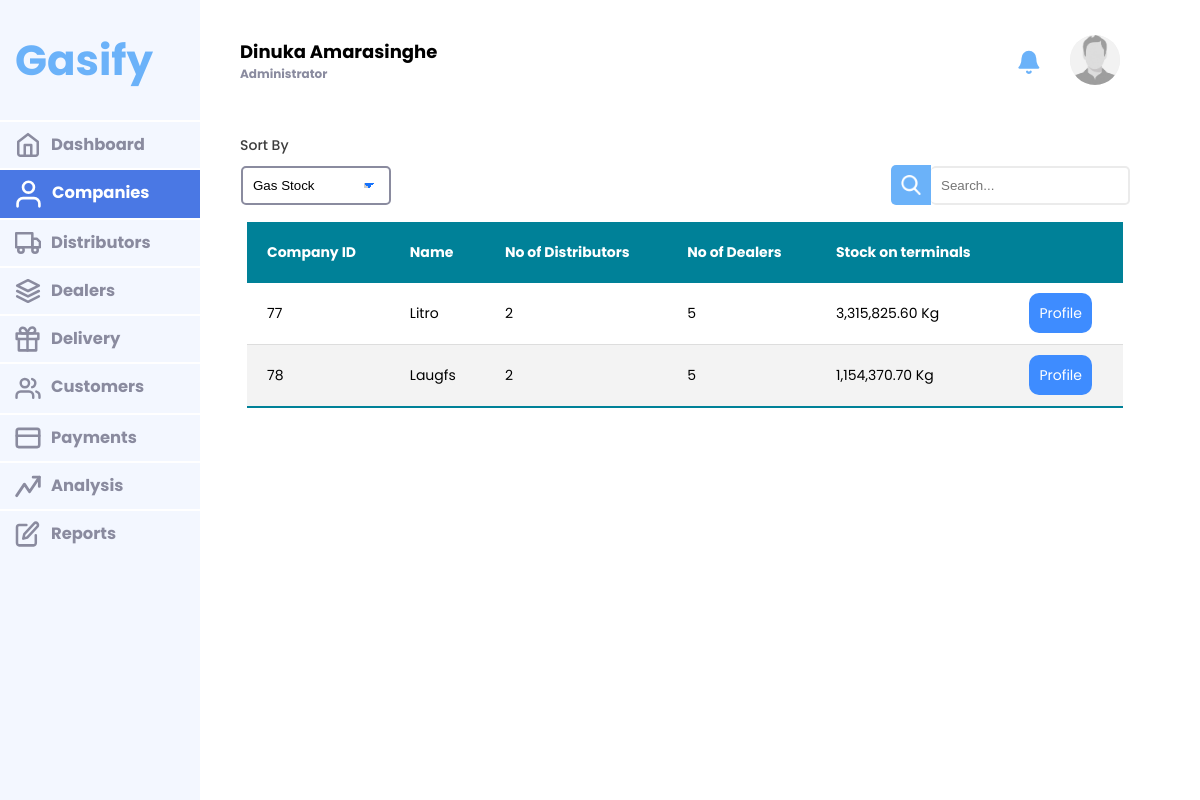
Screenshot of /users/companies (signed in) with the database file from the repository.
### tables this page shows
CREATE TABLE `company` (
  `company_id` int(11) NOT NULL,
  `name` varchar(255) NOT NULL,
  `city` varchar(255) NOT NULL,
  `street` varchar(255) NOT NULL,
  `logo` varchar(255) DEFAULT 'defaultprofile.png'
);

### app/controllers/Users.php (called while the page is built, shortened)
<?php
class Users extends Controller{
    function companies(){
        if(isset($_POST['option'])){
            $option = $_POST['option'];
        }else{
            $option = "stock";
        }
        $data = $this->model("Admin")->companies($option);
        $this->view('admin/companies', $data);
    }
}

### app/core/App.php (called while the page is built, shortened)
<?php
    class App{
        protected $method = 'index';
        public function __construct(){
            $url =$this->getURL();
            if(isset($url[0])){
                if(file_exists('../app/controllers/'.ucwords($url[0]).'.php')){
                    unset($url[0]);
                }
            }
            $this->controller = new $this->controller;
            if(isset($url[1])){
                if(method_exists($this->controller,$url[1])){
                    $this->method = $url[1];
                    unset($url[1]);
                }
            }
            $this->params = $url ? array_values($url) : [];
            return call_user_func_array([$this->controller,$this->method], $this->params);
        }
        private function getURL(){
            if(isset($_GET['url'])){
                $url = rtrim($_GET['url'],'/');
                $url = filter_var($url, FILTER_SANITIZE_URL);
                $url = explode('/',$url);
                return $url;
            }
        }
    }
?>

### public/index.php (called while the page is built, shortened)
<?php
    $app = new App();
?>

### app/core/DataBase.php (called while the page is built, shortened)
<?php
class Database
{
    public $mysqli;
    private function dbConnect()
    {
        $this->mysqli = new mysqli(DB_HOST, DB_USER, DB_PASSWORD, DB_NAME);
        return $this->mysqli;
    }
    public function Query($sql)
    {
        $result = $this->mysqli->query($sql);
        return $result;
    }
}

### app/models/Admin.php (called while the page is built, shortened)
<?php
class Admin extends Model
{
    public function companies($option){
        $data['option'] = $option;
        if($option == 'stock'){ $option = 'quantity'; }
        elseif($option == 'distributor'){$option = 'distributor_count'; }
        elseif($option == 'dealer'){$option = 'dealer_count'; }
        $sql = "SELECT c.company_id as user_id,
        c.name as name,
        COUNT(DISTINCT(di.distributor_id)) as distributor_count,
        COUNT(DISTINCT(d.dealer_id)) as dealer_count,
        p.quantity as quantity
        FROM company c LEFT JOIN
        (SELECT company_id,SUM(quantity*weight) as quantity FROM product GROUP BY company_id)
         p ON c.company_id = p.company_id
        LEFT JOIN distributor di ON di.company_id = c.company_id
        LEFT JOIN dealer d ON d.company_id = c.company_id
        GROUP BY c.company_id ORDER BY $option DESC";
        $data['companies'] = $this->Query($sql);
        return $data;
    }
}

### app/views/admin/companies.php (the view, shortened to what this page needs)
<section class="body">
    <div class="body-content">
                <form action="<?php echo BASEURL ?>/users/companies" class="filters" method="POST">
                    <div class="input half select"><label>Sort By</label>
                        <select id="period" name="option" onchange="this.form.submit()" class="dropdowndate">
                            <?php if($data['option'] == 'stock') : ?>
                                <option  value="stock" selected>Gas Stock</option>
                            <?php else : ?>
                                <option  value="stock">Gas Stock</option>
                            <?php endif;if($data['option'] == 'distributor') : ?>
                                <option  value="distributor" selected>No of Distributors</option>
                            <?php else : ?>
                                <option  value="distributor" >No of Distributors</option>
                            <?php endif;if($data['option'] == 'dealer') : ?>
                                <option  value="dealer" selected>No of Dealers</option>
                            <?php else : ?>
                                <option  value="dealer">No of Dealers</option>
                            <?php endif; ?>
                        </select>
                    </div>
                </form>
                <div class="content-data">
                    <table class="styled-table">
                        <thead>
                            <tr>
                                <th>Company ID</th>
                                <th>Name</th>
                                <th>No of Distributors</th>
                                <th>No of Dealers</th>
                                <th>Stock on terminals</th>
                                <th></th>
                            </tr>
                        </thead>
                        <tbody>
                            <?php
                            $companies = $data['companies'];
                            while($company = mysqli_fetch_assoc($companies)){
                                echo '<tr>
                                <td>'.$company['user_id'].'</td>
                                <td>'.$company['name'].'</td>
                                <td>'.$company['distributor_count'].'</td>
                                <td>'.$company['dealer_count'].'</td>
                                <td>'.number_format($company['quantity'],2).' Kg</td>
                                <td><a class="anchor-button" href="'.BASEURL.'/profile/preview/company/'.$company['user_id'].'/profile/admin/companyprofile" >Profile</a></td>
                            </tr>';
                            }
                            ?>
                        </tbody>
                    </table>
                </div>
    </div>
</section>

### public/css/admin.css (style rules this page uses)
:root { --button-orange: #ffbb96; --cancel-red: #FF4D4D; --accept-blue: #80B3FF; --table-gray: #EBEBEB; --navmenu-orange: #f3f7ff; --navmenu-orange-dark: #6bb2f9; --button-orange-hover: #4a78e4; --navmenu-gray-dark: #8A8B9F; --button-blue: #3E8CFF; --button-blue-hover: #1672fc; --white: #ffffff; --black: #000000; --logo-background: #ffde59; --shadow-wide: rgba(0, 0, 0, 0.24) 0px 3px 8px; --input-border: rgb(201, 201, 201) solid 1px; --larger: 28px; --medium: 18px; --mediums: 16px; --small: 14px; --exsmall: 12px; }
.body-content { display: flex; flex-direction: column; width: 100%; box-sizing: border-box; padding-right: 70px; }
.dropdowndate { padding: 10px; border: 1.5px solid var(--button-blue-hover); color: var(--black); background-color: white; border-radius: 5px; min-width: 150px; appearance: none; background-image: linear-gradient(45deg, transparent 50%, var(--button-blue-hover) 50%), linear-gradient(135deg, var(--button-blue-hover) 50%, transparent 50%), linear-gradient(to right, #ccc, #ccc); background-position: calc(100% - 20px) calc(1em + 2px), calc(100% - 15px) calc(1em + 2px); background-size: 5px 5px, 5px 5px; background-repeat: no-repeat; }
.dropdowndate option { color: var(--navmenu-gray-dark); }
.input.half { width: 48%; display: flex; gap: 10px; }
.body-content .content-data { border: solid 2px transparent; }
.input.half { align-items: left; }
.input.half.select { display: flex; flex-direction: row; align-items: center; width: fit-content; }
.select select { border: 2px solid var(--navmenu-gray-dark); }
.filters { display: flex; flex-direction: row; gap: 10px; }
.styled-table th, .styled-table td { padding: 20px; }
.body-content .filters { display: flex; flex-direction: row; gap: 15px; }
.body-content .filters .input { display: flex; flex-direction: column; align-items: center; text-align: center; gap: 10px; width: fit-content; }
.body-content .filters .input label { width: 100%; text-align: left; }
.body-content .content-data { border: 2px solid transparent; padding: 0px 0px; margin: 0px; padding: 5px; }

### rows the page displays
company: company_id "77", name "Litro", distributor_count "2", dealer_count "5", quantity "3,315,825.60"
company: company_id "78", name "Laugfs", distributor_count "2", dealer_count "5", quantity "1,154,370.70"

### other values shown
$_SESSION['user_name'] "Dinuka Amarasinghe"
userRole() "Administrator"
